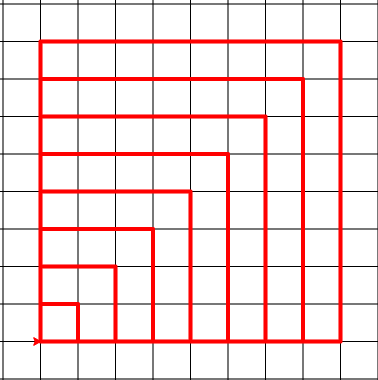

Recreate this plot in Python.
from turtle import *

speed(0)
WIDTH, HEIGHT = 500, 500

screen = Screen()
screen.setup(WIDTH + 4, HEIGHT + 8)  # fudge factors due to window borders & title bar


penup()
for k in range(21):
    goto(-500+k*50,-500)
    pendown()
    goto(-500+k*50,500)
    penup()
for k in range(20):
    goto(-500,-500+k*50)
    pendown()
    goto(500,-500+k*50)
    penup()

# pour positionner le curseur en bas à gauche
penup()
goto(-200, -200)
pendown()

# mettre le bon style de trait
width(5)
color("red")

def carre(longueur):
    for _ in range(4):
        forward(longueur)
        left(90)
# à compléter avec maximum 5 lignes
x = 50
for _ in range(8):
    carre(x)
    x = 50 + x

ts = getscreen()
ts.getcanvas().postscript(file="img_exo_carres.png")

done()
